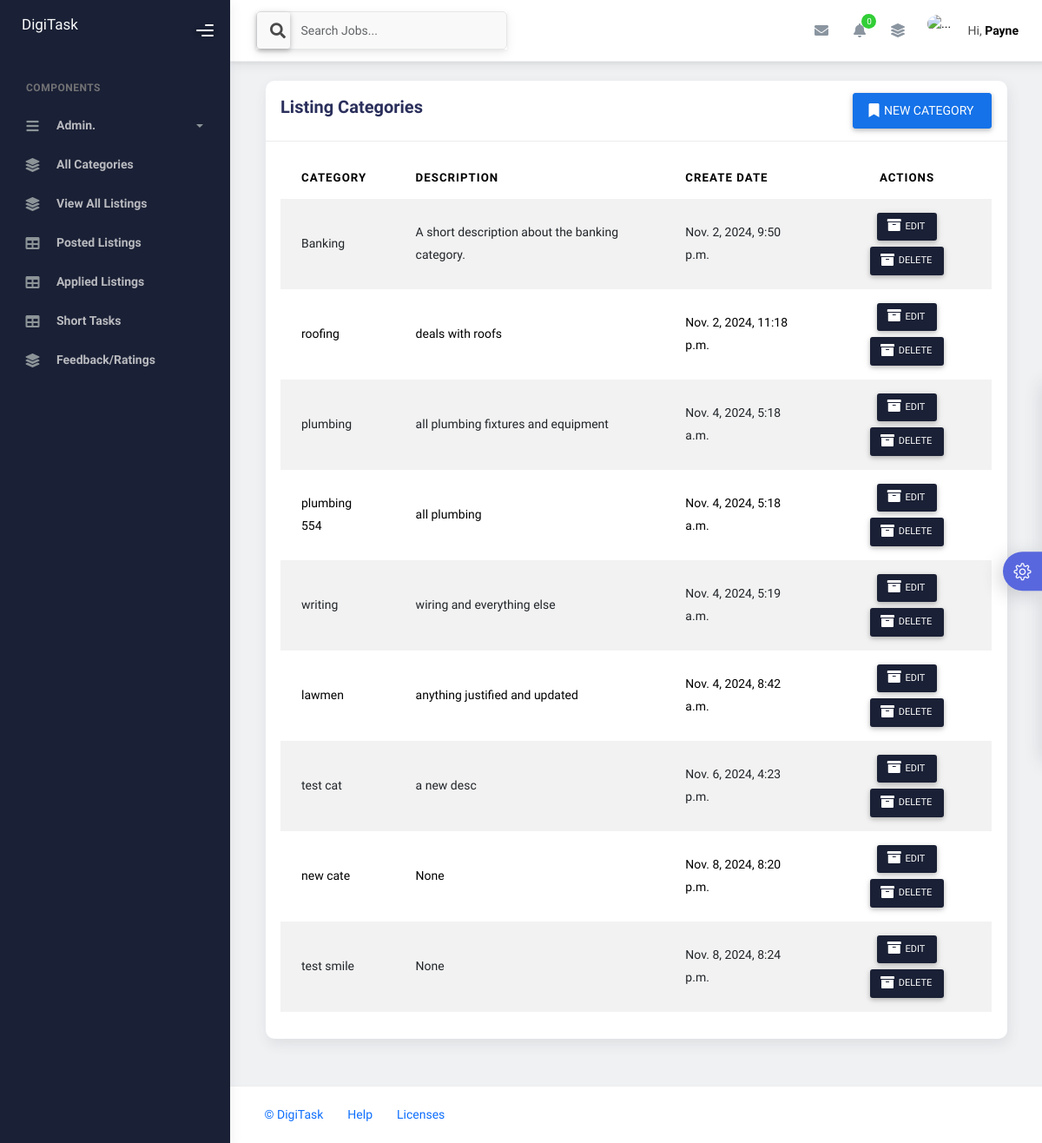
The app's page /dash/categories/ (signed in), older data.
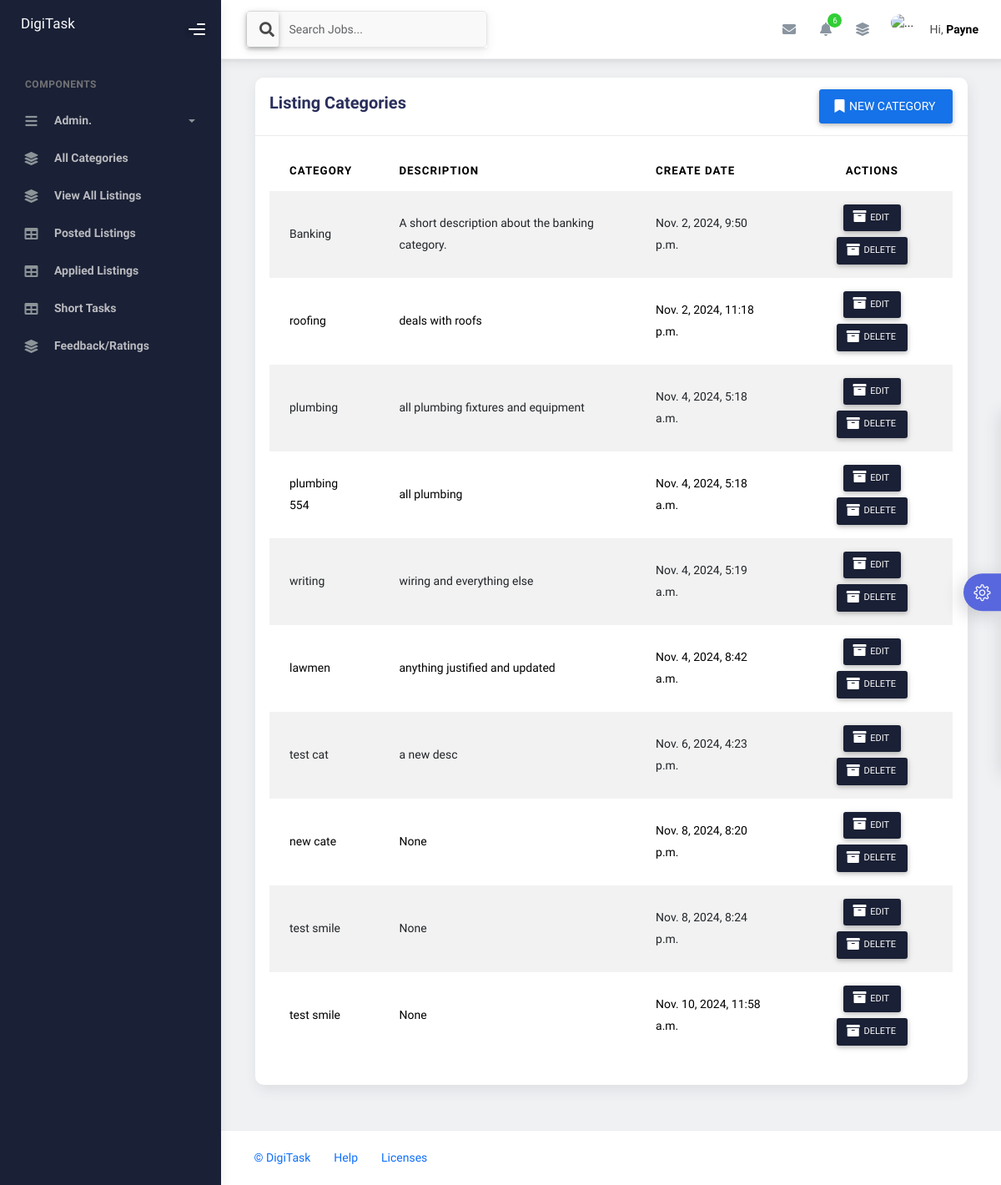
The same page, newer data.
### dash/models.py (models this page shows, shortened)
class Category(models.Model):
    category = models.CharField(max_length=50)
    description = models.TextField(null=True, blank=True)
    create_date = models.DateTimeField(auto_now_add=True)

### dash/views.py (the view)
# urls.py: path('categories/', views.categories, name="categories"),
@login_required(login_url='sign_in')
def categories(request):
    if request.method == 'POST':
        source = request.POST.get('source')
        category = request.POST.get('category'),
        description = request.POST.get('description')
        if source == 'new_category':
            Category.objects.create(category=category, description=description)
            messages.success(request, "New category added")
            return redirect('categories')
        elif source == 'edit_category':
            item_id = request.POST.get('id')
            category = get_object_or_404(Category, id=item_id)
            category.category = request.POST.get('category')
            category.description = request.POST.get('description')
            category.save()
            messages.success(request, "Category succesfully updated.")
            return redirect('categories')
    else:
        categories = Category.objects.all()
        context = {'categories': categories}
        return render(request, 'dash_categories.html', context)

### chats/context_processors.py (called while the page is built)
def user_profile(request):
    if request.user.is_authenticated:
        profile = get_object_or_404(User, username=request.user)
        context = {'profile': profile}
        return context
    else:
        context = {}
        return context

def to_do(request):
    if request.user.is_authenticated:
        list_items = To_Do.objects.filter(user=request.user)
        context = {'to_do_items': list_items}
        return context
    else:
        context = {}
        return context

def notes(request):
    if request.user.is_authenticated:
        my_notes = My_Note.objects.filter(user=request.user)
        context = {'notes': my_notes}
        return context
    else:
        context = {}
        return context

### dash/context_processors.py (called while the page is built)
def notes_context(request):
    if request.user.is_authenticated:
        count = Notification.objects.filter(user=request.user, is_read=False).count()
        latest_notifications = Notification.objects.filter(user=request.user, is_read=False).order_by('-create_date')[:5]
    else:
        count = 0
        latest_notifications = []
    context = {'total_unread_notes': count, 'latest_notes': latest_notifications}
    return context

### templates/dash_categories.html (shortened to what this page needs)
{% extends 'dash_main.html' %}
{% block main %}
<div class="page-inner">
    <div class="page-category">
        <div class="container">
            <div class="col-md-12">
                <div class="card">
                    <div class="card-header d-flex w-100 justify-content-between">
                        <div class="card-title">Listing Categories</div>
                        <button class="btn btn-primary float-end" data-bs-toggle="modal"
                            data-bs-target="#newCategoryModal">
                            <span class="btn-label">
                            </span>
                            New Category
                        </button>
                    </div>
                    <div class="card-body">
                        <div class="table-responsive">
                            <table class="table table-striped table-hover">
                                <thead>
                                    <tr>
                                        <th scope="col">Category</th>
                                        <th scope="col">Description</th>
                                        <th scope="col">Create Date</th>
                                        <th scope="col" class="text-center">Actions</th>
                                    </tr>
                                </thead>
                                <tbody>
                                    {% for category in categories %}
                                    <tr>
                                        <td>{{ category.category }}</td>
                                        <td>{{ category.description }}</td>
                                        <td>{{ category.create_date }}</td>
                                        <td>
                                            <div class="d-flex flex-wrap justify-content-center gap-2">
                                                <button class="btn btn-sm btn-black" data-bs-toggle="modal"
                                                    data-bs-target="#EditCategoryModal{{ category.id }}">
                                                    <span class="btn-label">
                                                    </span>
                                                    Edit
                                                </button>
                                                <button class="btn btn-sm btn-black">
                                                    <span class="btn-label">
                                                    </span>
                                                    Delete
                                                </button>
                                            </div>
                                        </td>
                                    </tr>
                                    {% endfor %}
                                </tbody>
                            </table>
                        </div>
                    </div>
                </div>
            </div>
        </div>
    </div>
</div>
{% endblock %}

### templates/dash_components/nav.html (shortened to what this page needs)
{% load static %}
<nav class="navbar navbar-header navbar-header-transparent navbar-expand-lg border-bottom">
  <div class="container-fluid">
    <nav class="navbar navbar-header-left navbar-expand-lg navbar-form nav-search p-0 d-none d-lg-flex">
      <form action="{% url 'job_listings' %}">
        <div class="input-group">
          <div class="input-group-prepend">
            <button type="submit" class="btn btn-search pe-1">
              <i class="fa fa-search search-icon"></i>
            </button>
          </div>
          <input type="text" name="q" value="{{ search_query }}" placeholder="Search Jobs..." class="form-control" />
        </div>
      </form>
    </nav>
    <ul class="navbar-nav topbar-nav ms-md-auto align-items-center">
      <li class="nav-item topbar-icon dropdown hidden-caret">
        <a class="nav-link dropdown-toggle" href="#" id="messageDropdown" role="button" data-bs-toggle="dropdown"
          aria-haspopup="true" aria-expanded="false">
          <i class="fa fa-envelope"></i>
        </a>
      </li>
      <li class="nav-item topbar-icon dropdown hidden-caret">
        <a class="nav-link dropdown-toggle" href="#" id="notifDropdown" role="button" data-bs-toggle="dropdown"
          aria-haspopup="true" aria-expanded="false">
          <i class="fa fa-bell"></i>
          <span class="notification">{{ total_unread_notes }}</span>
        </a>
      </li>
      <li class="nav-item topbar-icon dropdown hidden-caret">
        <a class="nav-link" data-bs-toggle="dropdown" href="#" aria-expanded="false">
          <i class="fas fa-layer-group"></i>
        </a>
      </li>
      <li class="nav-item topbar-user dropdown hidden-caret">
        <a class="dropdown-toggle profile-pic" data-bs-toggle="dropdown" href="#" aria-expanded="false">
          <div class="avatar-sm">
            <img src="{{ profile.profile.avatar.url }}" alt="..." class="avatar-img rounded-circle" />
          </div>
          <span class="profile-username">
            <span class="op-7">Hi,</span>
            <span class="fw-bold">{{ request.user|capfirst }}</span>
          </span>
        </a>
      </li>
    </ul>
  </div>
</nav>

Row changes from the older to the newer data that the page shows:
added Category: category "test smile", description "None", create_date "Nov. 10, 2024, 11:58 a.m."
Text that changed along with them:
{{ total_unread_notes }}: "0" → "6"
